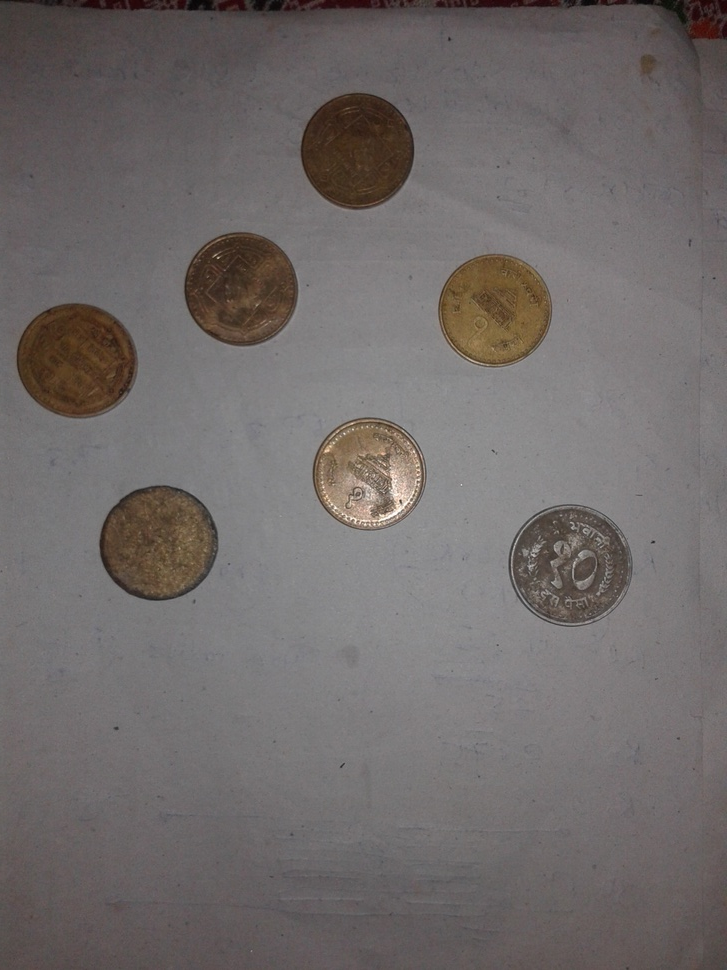
#> input picture coin_count_openCV/coins.jpg, 727 x 970 px, shrunk from 1200 x 1600 before the run
$ jupyter execute 'coin count.ipynb'
#> lines starting #> are read from the running program, lines starting #| are printed output that depends on the picture; after the words box and inside, x2 and y2 are one past the last pixel; in counts of white or black regions, pixels touching at a corner belong together
[cell 1]
import cv2
import numpy as np

coins = cv2.imread("coins.jpg") # picture of coins
#> coins is the input picture: shape (970, 727, 3); mean B, G, R 105.1, 106.1, 111.7
gray = cv2.cvtColor(coins, cv2.COLOR_BGR2GRAY) #converting image to grayscale
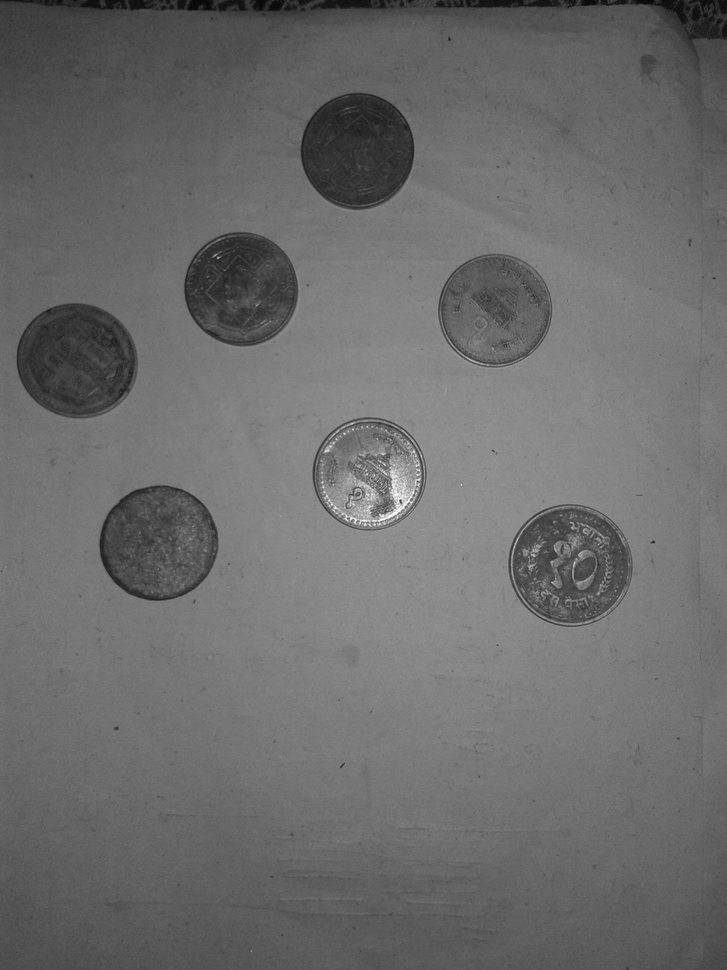
#> gray: shape (970, 727); min 6, max 253, mean 107.7
img = cv2.medianBlur(gray, 5) #blur image

circles = cv2.HoughCircles(img, cv2.HOUGH_GRADIENT, 1, 120, param1=100, param2=30, minRadius=0, maxRadius=100) # circle detection algorithm
#> circles = [[494.5, 309.5, 56.5], [158.5, 541.5, 59.1], [241.5, 289.5, 56.6], [569.5, 567.5, 58.9], [356.5, 150.5, 57.8], [72.5, 358.5, 56.2], [367.5, 469.5, 53.3]]
circles = np.uint16(np.around(circles))
#> circles = [[494, 310, 56], [158, 542, 59], [242, 290, 57], [570, 568, 59], [356, 150, 58], [72, 358, 56], [368, 470, 53]]
count = 0 # counter for coins
for (x,y,r) in circles[0, :]:
    count +=1
    cv2.circle(coins, (x, y), r, (0, 255, 0),2) # drawing circles over coins
#> this loop made 7 passes
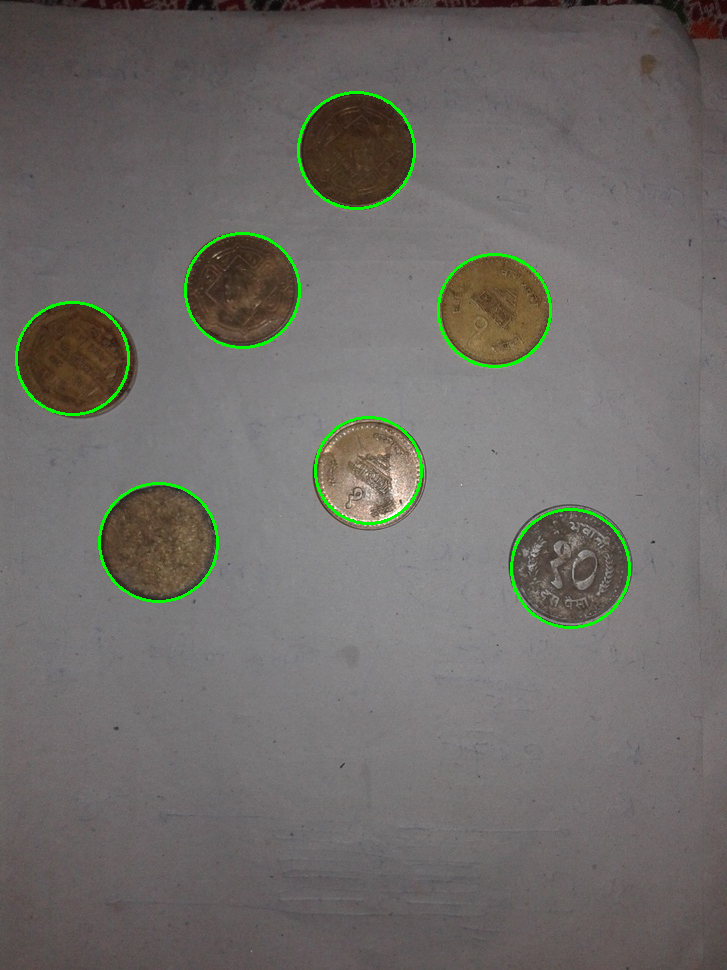
#> coins: shape (970, 727, 3); 1.06% of pixels changed, all inside (x1, y1, x2, y2) = (15, 91, 631, 629)
#> after the loop, count = 7

text = 'the number of coins is :'+str(count)
#> text = 'the number of coins is :7'

cv2.putText(coins,text, (10,50), cv2.FONT_ITALIC, 2, (0,255,0),2) # writing text over the image
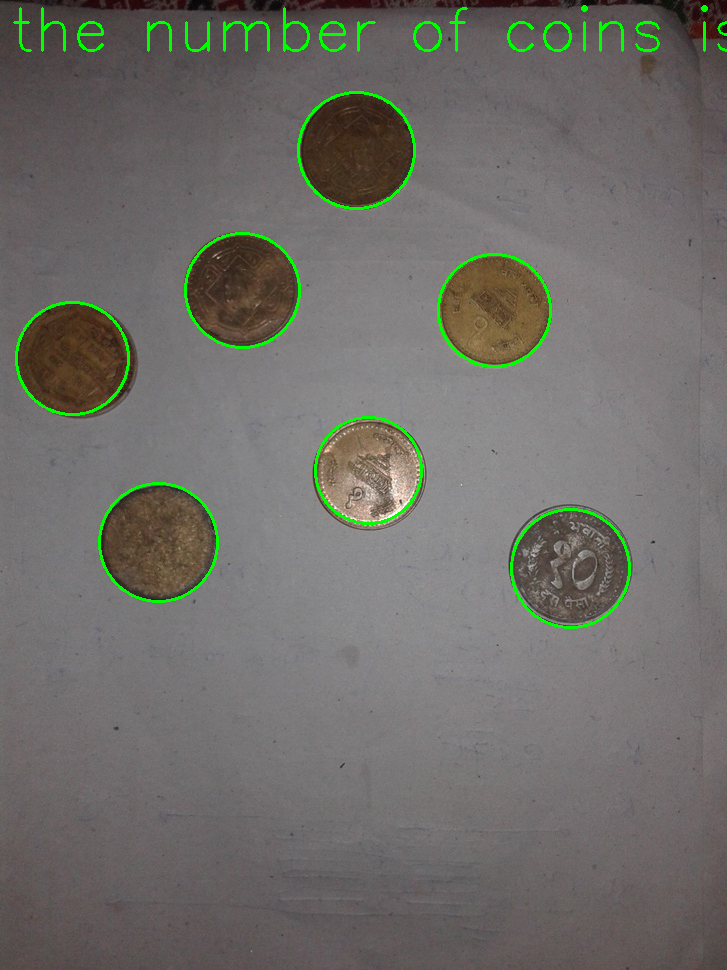
#> coins: shape (970, 727, 3); 0.58% of pixels changed, all inside (x1, y1, x2, y2) = (13, 5, 727, 52)
cv2.imshow("coins", coins)
cv2.waitKey(0)
cv2.destroyAllWindows()
